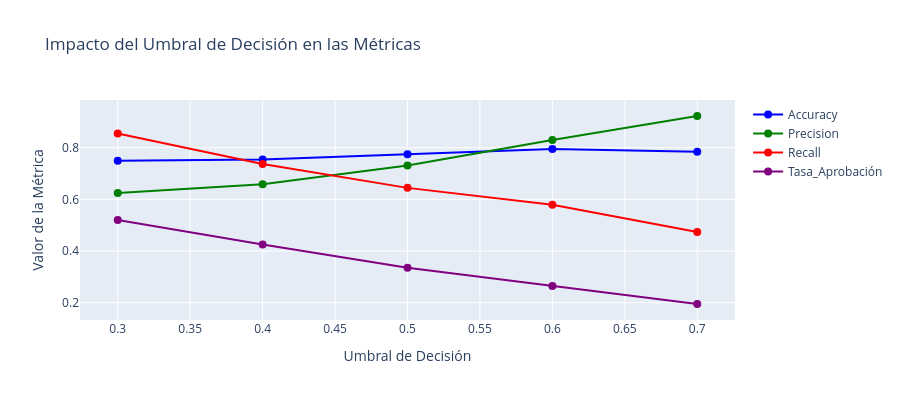

The notebook cell this image was saved under:
### Markdown cell above
## 🔄 Ajustando el Umbral de Decisión

Por defecto, el umbral es 0.5, pero podemos ajustarlo según las necesidades del negocio:

### Code cell
# Evaluar diferentes umbrales
umbrales = [0.3, 0.4, 0.5, 0.6, 0.7]
resultados_umbrales = []

for umbral in umbrales:
    y_pred_umbral = (y_test_proba >= umbral).astype(int)
    
    accuracy = accuracy_score(y_test, y_pred_umbral)
    precision = precision_score(y_test, y_pred_umbral)
    recall = recall_score(y_test, y_pred_umbral)
    
    # Calcular tasas de aprobación
    tasa_aprobacion = y_pred_umbral.mean()
    
    resultados_umbrales.append({
        'Umbral': umbral,
        'Accuracy': accuracy,
        'Precision': precision,
        'Recall': recall,
        'Tasa_Aprobación': tasa_aprobacion
    })

umbrales_df = pd.DataFrame(resultados_umbrales)

# Visualizar impacto del umbral
fig = go.Figure()

metricas = ['Accuracy', 'Precision', 'Recall', 'Tasa_Aprobación']
colores = ['blue', 'green', 'red', 'purple']

for metrica, color in zip(metricas, colores):
    fig.add_trace(go.Scatter(
        x=umbrales_df['Umbral'],
        y=umbrales_df[metrica],
        mode='lines+markers',
        name=metrica,
        line=dict(color=color, width=2),
        marker=dict(size=8)
    ))

fig.update_layout(
    title='Impacto del Umbral de Decisión en las Métricas',
    xaxis_title='Umbral de Decisión',
    yaxis_title='Valor de la Métrica',
    height=400,
    hovermode='x unified'
)
fig.show()

print("📊 Análisis de umbrales:")
print(umbrales_df.round(3))

print("\n💡 Recomendaciones según objetivo del negocio:")
print("  🎯 Maximizar accuracy: Umbral = 0.5")
print("  💰 Ser conservador (menos riesgo): Umbral = 0.6-0.7")
print("  📈 Capturar más clientes: Umbral = 0.3-0.4")

### Figure 1 — Plotly figure (JSON) as saved in the notebook; plotly's stock layout.template omitted (floating-point values rounded to 4 significant figures)
{"data": [{"line": {"color": "blue", "width": 2}, "marker": {"size": 8}, "mode": "lines+markers", "name": "Accuracy", "type": "scatter", "x": [0.3, 0.4, 0.5, 0.6, 0.7], "y": [0.75, 0.755, 0.775, 0.795, 0.785]}, {"line": {"color": "green", "width": 2}, "marker": {"size": 8}, "mode": "lines+markers", "name": "Precision", "type": "scatter", "x": [0.3, 0.4, 0.5, 0.6, 0.7], "y": [0.625, 0.6588, 0.7313, 0.8302, 0.9231]}, {"line": {"color": "red", "width": 2}, "marker": {"size": 8}, "mode": "lines+markers", "name": "Recall", "type": "scatter", "x": [0.3, 0.4, 0.5, 0.6, 0.7], "y": [0.8553, 0.7368, 0.6447, 0.5789, 0.4737]}, {"line": {"color": "purple", "width": 2}, "marker": {"size": 8}, "mode": "lines+markers", "name": "Tasa_Aprobación", "type": "scatter", "x": [0.3, 0.4, 0.5, 0.6, 0.7], "y": [0.52, 0.425, 0.335, 0.265, 0.195]}], "layout": {"height": 400, "hovermode": "x unified", "title": {"text": "Impacto del Umbral de Decisión en las Métricas"}, "xaxis": {"title": {"text": "Umbral de Decisión"}}, "yaxis": {"title": {"text": "Valor de la Métrica"}}}}
